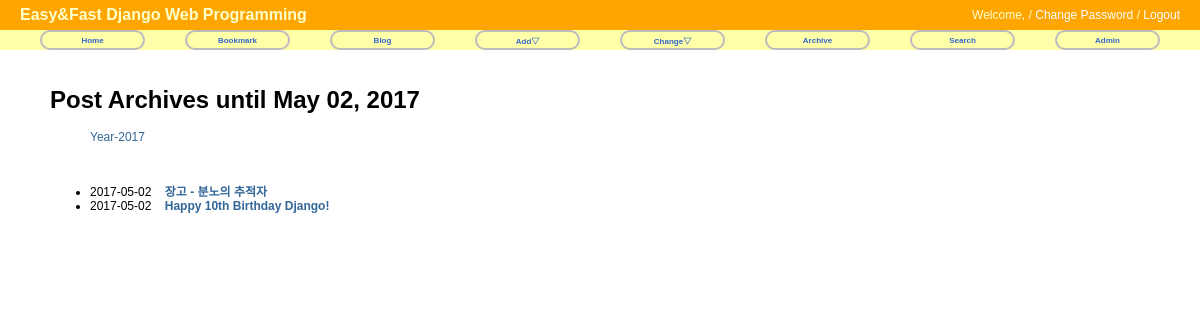
Screenshot of /blog/archive/ with the database file from the repository.
### blog/models.py (models this page shows, shortened)
@python_2_unicode_compatible
class Post(models.Model):
    title = models.CharField('TITLE',max_length=50)
    slug = models.SlugField('SLUG', unique=True, allow_unicode=True, help_text='one word for title alias.')
    description = models.CharField('DESCRIPTION', max_length=100, blank=True, help_text='simple description text')
    content = models.TextField('CONTENT')
    create_date = models.DateTimeField('Create Date', auto_now_add=True)
    modify_date = models.DateTimeField('Modify Date', auto_now=True)
    owner = models.ForeignKey(User, null=True)
    class Meta:
        verbose_name = 'post'
        verbose_name_plural = 'posts'
        db_table = 'my_post'
        ordering = ('-modify_date',)
    def get_absolute_url(self):
        return reverse('blog:post_detail', args=(self.slug,))

### blog/views.py (the view)
class PostAV(ArchiveIndexView):
    model = Post
    date_field = 'modify_date'

### blog/templates/blog/post_archive.html (shortened to what this page needs)
{% extends "base.html" %}
{% block content %}
<div id="content">
<h1>Post Archives until {% now "N d, Y" %}</h1>
<ul>
    {% for date in date_list %}
    <li style="display: inline;">
        <a href="{% url 'blog:post_year_archive' date|date:'Y' %}">Year-{{ date|date:"Y" }}</a></li>
    {% endfor %}
</ul>
<br/>
<div>
    <ul>
        {% for post in object_list %}
        <li>{{ post.modify_date|date:"Y-m-d" }}&nbsp;&nbsp;&nbsp;
        <a href="{{ post.get_absolute_url }}"><strong>{{ post.title }}</strong></a></li>
        {% endfor %}
    </ul>
</div>
</div>
{% endblock %}

### static/css/base.css (style rules this page uses)
body { font-family: "Lucia Grande",Verdana,Arial,sans-serif; font-size: 12px; }
div#content { position: absolute; top: 70px; left: 50px; right: 50px; }
a:link, a:visited { color: #369; text-decoration: none; }

### rows the page displays
Post: modify_date "2017-05-02", title "장고 - 분노의 추적자"
Post: modify_date "2017-05-02", title "Happy 10th Birthday Django!"

### other values shown
{{ date|date:"Y" }} "2017"
